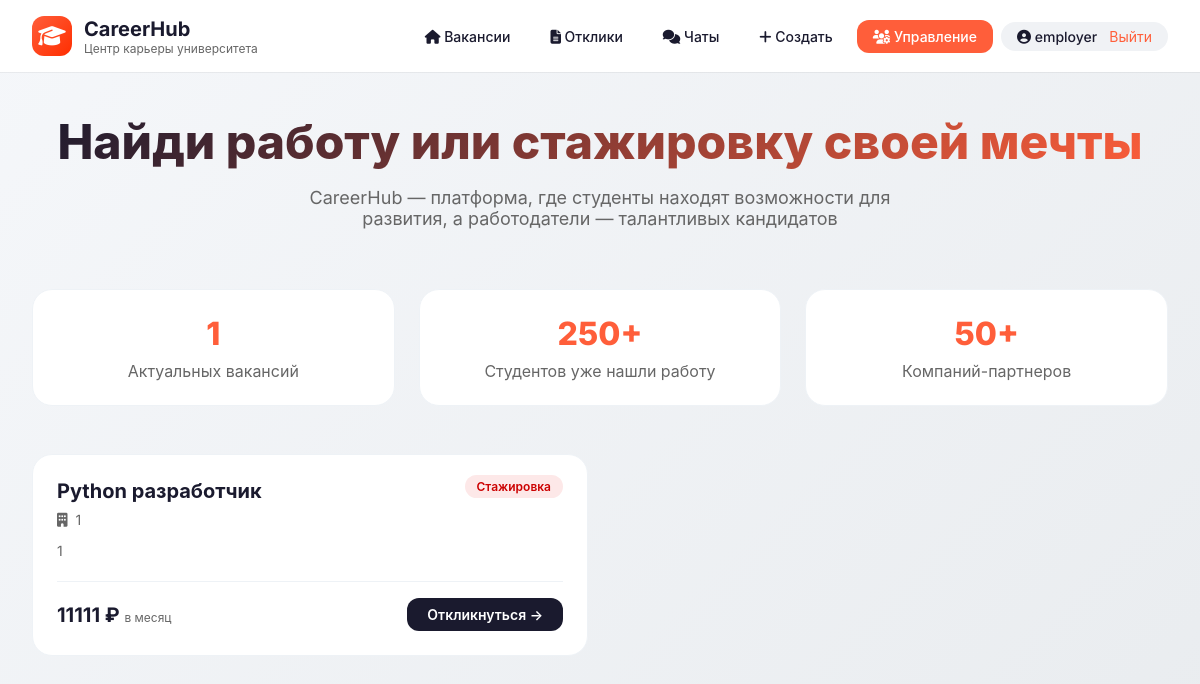
The page / (signed in) on the database its author committed.
### tables this page shows
CREATE TABLE vacancies (
            id INTEGER PRIMARY KEY AUTOINCREMENT,
            title TEXT NOT NULL,
            description TEXT NOT NULL,
            department TEXT NOT NULL,
            job_type TEXT NOT NULL,
            salary INTEGER,
            employer_id INTEGER,
            created_at TIMESTAMP DEFAULT CURRENT_TIMESTAMP
        );

### app/main.py (the view)
@app.get("/", response_class=HTMLResponse)
async def home(request: Request):
    session_id = request.cookies.get("session_id")
    current_user = None
    if session_id and session_id in sessions:
        current_user = sessions[session_id]
    vacancies = JobService.get_all_vacancies()
    return templates.TemplateResponse(
        "index.html",
        {"request": request, "vacancies": vacancies, "user": current_user}
    )

### templates/index.html (shortened to what this page needs)
{% extends "base.html" %}
{% block content %}
<div class="hero">
    <h1>Найди работу или стажировку своей мечты</h1>
    <p>CareerHub — платформа, где студенты находят возможности для развития, а работодатели — талантливых кандидатов</p>
</div>
<div class="stats-grid">
    <div class="stat-card">
        <div class="stat-number">{{ vacancies|length }}</div>
        <div class="stat-label">Актуальных вакансий</div>
    </div>
    <div class="stat-card">
        <div class="stat-number">250+</div>
        <div class="stat-label">Студентов уже нашли работу</div>
    </div>
    <div class="stat-card">
        <div class="stat-number">50+</div>
        <div class="stat-label">Компаний-партнеров</div>
    </div>
</div>
{% if vacancies %}
    <div class="vacancies-grid">
        {% for vacancy in vacancies %}
        <div class="vacancy-card">
            <div class="vacancy-tag">
                <span class="badge {{ vacancy.job_type }}">
                    {% if vacancy.job_type == 'job' %}Полная занятость{% else %}Стажировка{% endif %}
                </span>
            </div>
            <h3 class="vacancy-title">{{ vacancy.title }}</h3>
            <div class="vacancy-department">
                <i class="fas fa-building"></i> {{ vacancy.department }}
            </div>
            <p class="vacancy-description">{{ vacancy.description[:120] }}{% if vacancy.description|length > 120 %}...{% endif %}</p>
            <div class="vacancy-meta">
                <div class="salary">
                    {% if vacancy.salary %}
                        {{ vacancy.salary }} ₽ <small>в месяц</small>
                    {% else %}
                        Зарплата по договоренности
                    {% endif %}
                </div>
                <a href="/apply/{{ vacancy.id }}" class="btn-apply">Откликнуться →</a>
            </div>
        </div>
        {% endfor %}
    </div>
{% endif %}
{% endblock %}

### templates/base.html (style rules this page uses)
* { margin: 0; padding: 0; box-sizing: border-box; }
body { font-family: 'Inter', -apple-system, BlinkMacSystemFont, 'Segoe UI', sans-serif; background: #f5f7fa; min-height: 100vh; color: #1a1a2e; }
.hero { text-align: center; margin-bottom: 60px; }
.hero h1 { font-size: 48px; font-weight: 800; background: linear-gradient(135deg, #1a1a2e, #ff5e3a); background-clip: text; -webkit-text-fill-color: transparent; margin-bottom: 16px; }
.hero p { font-size: 18px; color: #666; max-width: 600px; margin: 0 auto; }
.vacancies-grid { display: grid; grid-template-columns: repeat(auto-fill, minmax(380px, 1fr)); gap: 24px; margin-top: 20px; }
.vacancy-card { background: white; border-radius: 20px; padding: 24px; transition: all 0.3s ease; border: 1px solid #eef2f6; cursor: pointer; position: relative; }
.vacancy-tag { position: absolute; top: 20px; right: 24px; }
.badge { display: inline-flex; align-items: center; gap: 6px; padding: 4px 12px; border-radius: 100px; font-size: 12px; font-weight: 600; }
.badge.internship { background: #fde8e8; color: #cc0000; }
.vacancy-title { font-size: 20px; font-weight: 700; color: #1a1a2e; margin-bottom: 8px; padding-right: 80px; }
.vacancy-department { display: flex; align-items: center; gap: 8px; color: #666; font-size: 14px; margin-bottom: 12px; }
.vacancy-description { color: #666; line-height: 1.5; font-size: 14px; margin-bottom: 20px; }
.vacancy-meta { display: flex; justify-content: space-between; align-items: center; margin-top: 16px; padding-top: 16px; border-top: 1px solid #eef2f6; }
.salary { font-size: 20px; font-weight: 700; color: #1a1a2e; }
.salary small { font-size: 12px; font-weight: 400; color: #666; }
.btn-apply { background: #1a1a2e; color: white; border: none; padding: 8px 20px; border-radius: 12px; font-weight: 600; cursor: pointer; transition: all 0.2s ease; text-decoration: none; display: inline-block; font-size: 14px; }
.stats-grid { display: grid; grid-template-columns: repeat(3, 1fr); gap: 24px; margin-bottom: 48px; }
.stat-card { background: white; border-radius: 20px; padding: 24px; text-align: center; border: 1px solid #eef2f6; }
.stat-number { font-size: 32px; font-weight: 800; color: #ff5e3a; }
.stat-label { color: #666; margin-top: 8px; }

### rows shown on the page
vacancies: job_type "Стажировка", title "Python разработчик", department "1", description "1", salary "11111"

### other values the page prints
{{ user.username }} "employer"
{{ vacancies|length }} "1"
